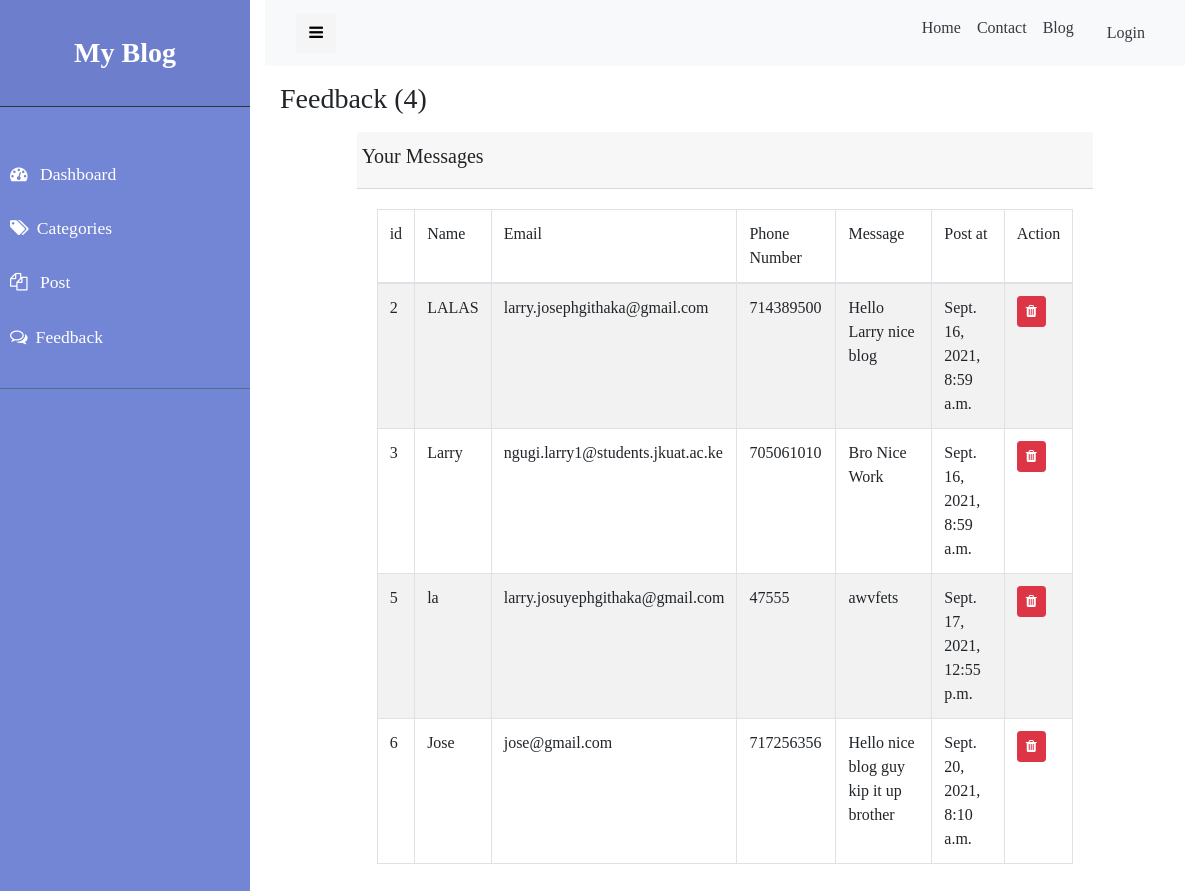
Screenshot of /staff/feedback with the database file from the repository.
### blog/models.py (models this page shows, shortened)
class Feedback (models.Model):
    message = models.TextField()
    name = models.CharField(max_length=50,blank=True,null=True)
    email = models.EmailField(max_length=100,blank=True,null=True)
    phone_number = models.IntegerField(blank=True,null=True)
    created_at = models.DateTimeField(auto_now_add=True)
    updated_at = models.DateTimeField(auto_now=True)
    class Meta:
        verbose_name_plural = 'Feedback'

### blog/views.py (the view)
# urls.py: path('feedback', views.showFeedback, name='feedback'),
def showFeedback(request):
    context = {}
    context['feedback_list'] = Feedback.objects.all()
    return render(request, 'blog/admin/feedback.html', context)

### blog/templates/blog/admin/feedback.html (shortened to what this page needs)
{% extends 'blog/admin/layouts/admin-base.html' %}
{% load static %}
{% block 'content' %}
<div class="container-fluid">
    <h3 class="my-3 "> Feedback ({{feedback_list|length}}) </h3>
    <div class="row justify-content-center">
        <div class="col-lg-10">
            <div class="card-header">
                <div class="row">
                    <h5>Your Messages</h5>
                </div>
            </div>
            <div class="card-body">
                <table class="table table-striped table-bordered">
                    <thead>
                        <tr>
                            <td>id</td>
                            <td>Name</td>
                            <td>Email</td>
                            <td>Phone Number</td>
                            <td>Message</td>
                            <td>Post at</td>
                            <td>Action</td>
                        </tr>
                    </thead>
                    <tbody>
                        {% for feedback in feedback_list %}
                        <tr>
                            <td>{{feedback.id}}</td>
                            <td>{{feedback.name}}</td>
                            <td>{{feedback.email}}</td>
                            <td>{{feedback.phone_number}}</td>
                            <td>{{feedback.message}}</td>
                            <td>{{feedback.created_at}}</td>
                            <td>
                                <a href=" {% url 'delete_feedback' feedback.id %} " class="btn btn-danger btn-sm">
                                    <i class="fa fa-trash"></i>
                                </a>
                            </td>
                        </tr>
                        {% endfor %}
                    </tbody>
                </table>
            </div>
        </div>
    </div>
</div>
{% endblock %}

### blog/static/css/adminstyle.css (style rules this page uses)
a, a:hover, a:focus { color: inherit; text-decoration: none; transition: all 0.3s; }

### rows the page displays
Feedback: id "2", name "LALAS", email "larry.josephgithaka@gmail.com", phone_number "714389500", message "Hello Larry nice blog", created_at "Sept. 16, 2021, 8:59 a.m."
Feedback: id "3", name "Larry", email "ngugi.larry1@students.jkuat.ac.ke", phone_number "705061010", message "Bro Nice Work", created_at "Sept. 16, 2021, 8:59 a.m."
Feedback: id "5", name "la", email "larry.josuyephgithaka@gmail.com", phone_number "47555", message "awvfets", created_at "Sept. 17, 2021, 12:55 p.m."
Feedback: id "6", name "Jose", email "jose@gmail.com", phone_number "717256356", message "Hello nice blog guy kip it up brother", created_at "Sept. 20, 2021, 8:10 a.m."

### other values shown
{{ feedback_list|length }} "4"
